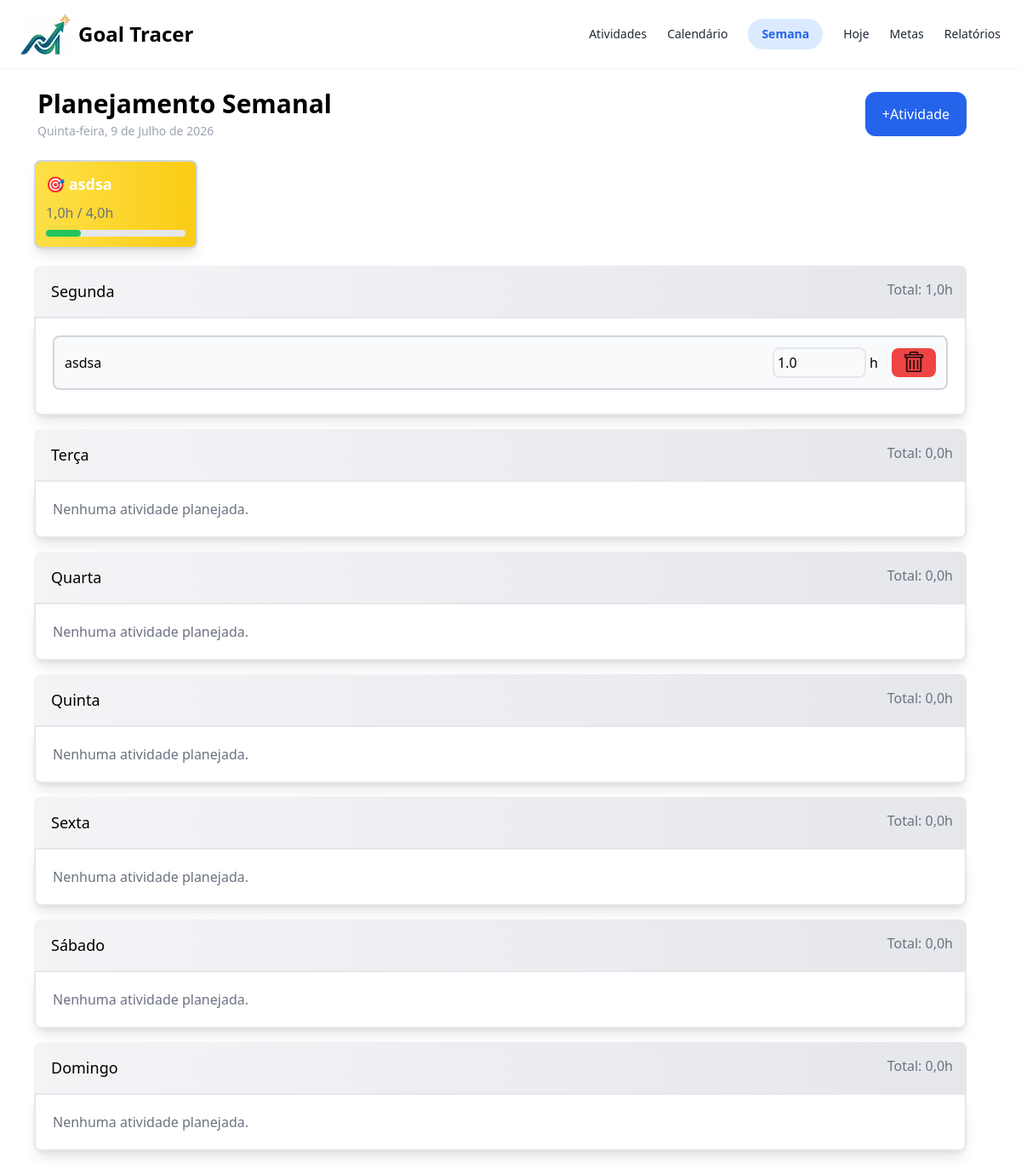
The app's page /, older data.
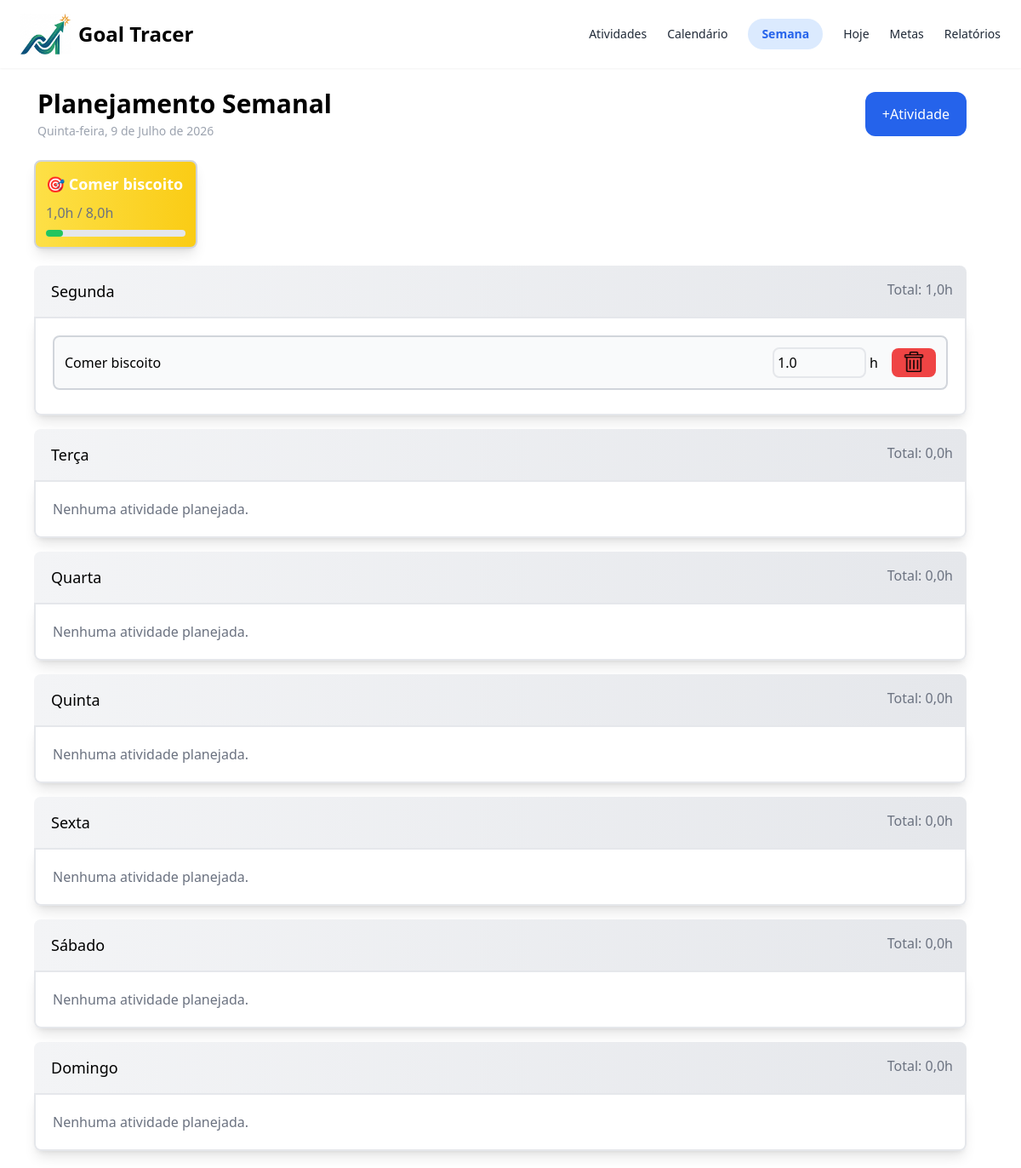
The same page, newer data.
### home/models.py (models this page shows, shortened)
class Meta(models.Model):
    semana = models.BigIntegerField(default=1)
    meta_horas = models.FloatField(default=0.0)
    atividade = models.ForeignKey(Atividade, on_delete=models.CASCADE, related_name="vinculos_metas")

class Atividade(models.Model):
    nome = models.CharField(max_length=200, unique=True) # unique=True evita nomes duplicados

class AtividadeDoDia(models.Model):
    DIAS_CHOICES = [
        ("Segunda", "Segunda"),
        ("Terça", "Terça"),
        ("Quarta", "Quarta"),
        ("Quinta", "Quinta"),
        ("Sexta", "Sexta"),
        ("Sábado", "Sábado"),
        ("Domingo", "Domingo"),
    ]
    semana = models.BigIntegerField(default=1)
    dia_semana = models.CharField(max_length=20, choices=DIAS_CHOICES)
    atividade = models.ForeignKey(Atividade, on_delete=models.CASCADE, related_name="vinculos_dias")
    horas_feitas = models.FloatField(default=0.0)
    class Meta:
        unique_together = ('dia_semana', 'atividade')

### home/views.py (the view)
# urls.py: path("", views.index, name="index"),
def index(request):
    atividades  = Atividade.objects.prefetch_related('vinculos_dias').all()
    vinculos    = AtividadeDoDia.objects.all()
    dias_usados = AtividadeDoDia.objects.values_list("dia_semana",flat=True).distinct()
    dias_vazios = list(set(DIAS)  - set(dias_usados))
    soma_por_dia = defaultdict(float)
    for atividade in vinculos:
        soma_por_dia[atividade.dia_semana] += atividade.horas_feitas
    total_horas_por_dia = [soma_por_dia[dia] for dia in DIAS]
    dias_horas = zip(DIAS, total_horas_por_dia)
    metas, _ = gerar_estatisticas_metas()
    context = {
        "data_formatada": data_formatada(),
        "metas": metas,
        "dias_horas": dias_horas,
        "atividades": atividades,
        "vinculos": vinculos,
        "dias_vazios": dias_vazios,
    }
    return render(request,"home/index.html", context)

### home/views.py (called while the page is built)
def data_formatada():
    hoje_data = timezone.localdate()
    dia_semana_hoje = DIAS[hoje_data.weekday()]
    dias_extenso = {
        "Segunda": "Segunda-feira",
        "Terça": "Terça-feira",
        "Quarta": "Quarta-feira",
        "Quinta": "Quinta-feira",
        "Sexta": "Sexta-feira",
        "Sábado": "Sábado",
        "Domingo": "Domingo",
    }
    meses = ["", "Janeiro", "Fevereiro", "Março", "Abril", "Maio", "Junho",
             "Julho", "Agosto", "Setembro", "Outubro", "Novembro", "Dezembro"]
    data_formatada = f"{dias_extenso[dia_semana_hoje]}, {hoje_data.day} de {meses[hoje_data.month]} de {hoje_data.year}"
    return data_formatada

### templates/home/index.html (shortened to what this page needs)
<!DOCTYPE html>
<html lang="pt-BR">
<head>
	{% load static %}
	{% load l10n %}
	<script src="https://cdn.tailwindcss.com"></script>
</head>
<body>
	<nav class="bg-white-600 flex shadow-sm px-6 py-4 justify-between">
		<div class="flex">
			{% load static %}
			<img src="{% static 'img/small-logo.png' %}" alt="Logo" class="w-[60px] h-auto">
			<h1 class="text-2xl font-bold p-2">Goal Tracer</h1>
		</div>
		<div class="flex items-center gap-6 text-gray-500 text-sm">
			<a href="{% url 'atividades' %}" class="text-gray-800">Atividades</a>
			<a href="{% url 'calendario' %}" class="text-gray-800">Calendário</a>
			<a href="{% url 'index' %}" class="bg-blue-100 text-blue-600 px-4 py-2 rounded-full font-bold">Semana</a>
			<a href="{% url 'hoje' %}" class="text-gray-800">Hoje</a>
			<a href="{% url 'metas' %}" class="text-gray-800">Metas</a>
			<a href="{% url 'relatorios' %}" class="text-gray-800">Relatórios</a>
		</div>
	</nav>
	<div>
		<div class="grid grid-cols-2 gap-4 m-6">
			<div class="pl-5">
				<h2 class="text-3xl font-bold">Planejamento Semanal</h2>
				<p class="text-gray-400 text-sm mt-1">{{ data_formatada }}</p>
			</div>
			<div class="flex justify-end pr-10 py-1">
				<button class="bg-blue-600 text-white rounded-xl px-5 py-1.5 hover:scale-110 duration-200 ease-in-out" id="botao_nova_atividade">+Atividade</button>
			</div>
		</div>
		<div class="flex gap-4 ml-10">
			{% for meta in metas %}
				<div class="w-48 flex-shrink-0 bg-gradient-to-r from-yellow-300 to-yellow-400 border-2 border-gray-300 shadow-lg rounded-lg p-3">
						<p class="text-white text-lg font-bold mb-2">🎯 {{ meta.atividade.nome }}</p>
						<span id="horas_meta_{{ meta.id }}" class="text-gray-500 ml-auto" >{{ meta.horas_semana }}h</span>
						<span class="text-gray-500 ml-auto" >/ {{ meta.meta_horas }}h</span>
						 <div class="w-full bg-gray-200 h-2 rounded-full mt-2">
							<div id="percentual_meta_{{ meta.id }}" class="bg-green-500 h-2 rounded-full w-[{{ meta.percentual }}%]"></div>
						</div>
				</div>
				{% empty %}
				<div class="w-48 flex-shrink-0 bg-gradient-to-r from-gray-100 to-gray-200 border-2 border-gray-300 shadow-lg rounded-lg p-3">
					<p class="text-gray-500 text-base mb-2">Sem metas definidas...</p>
				</div>
			{% endfor %}
		</div>
	</div>
		<div class="grid grid-cols-1 gap-4 pl-10 pr-16 py-5">
			{% for dia, total_horas in dias_horas %}
				<div>
					<div class="flex bg-gradient-to-r from-gray-100 to-gray-200 text-black rounded-t-lg pl-5 pr-4 py-4">
						<p class="text-lg">{{ dia }}</p>
						<p class="text-gray-500 ml-auto" id="total_horas_{{ dia }}">Total: {{ total_horas }}h</p>
					</div>
					<div class="p-5 rounded-b-lg border-2 shadow-lg" id="div_body_atividade_{{ dia }}">
						{% if dia in dias_vazios %}
							<p class="text-gray-500">Nenhuma atividade planejada.</p>
						{% else %}
							{% for vinculo in vinculos %}
								{% if vinculo.dia_semana == dia %}
									<div class="flex items-center gap-3 bg-gray-50 border-gray-300 border-2 rounded-lg p-3 mb-2" id="div_atividade_{{ vinculo.id }}">
										<p>{{ vinculo.atividade.nome }}</p>
										<div class="flex justify-end items-center gap-1 ml-auto">
											{% localize off %}
											<input type="number" data-vinculo="{{ vinculo.id }}" value="{{ vinculo.horas_feitas }}" min="0" max="24" step="0.5" class="ml-auto border-2 rounded-lg bg-gray-50 p-1">
											{% endlocalize %}
											<p>h</p>
											<div id="botao_deletar_{{ vinculo.id }}" class="hover:scale-110 duration-200 ease-in-out bg-red-500 text-white rounded-lg px-3 pt-1 ml-3">
												<input type="image" src="{% static 'img/trash-icon.png' %}" alt="Lixeira" class="w-7 h-6"/>
											</div>
										</div>
									</div>
								{% endif %}
							{% endfor %}
						{% endif %}
					</div>
				</div>
			{% endfor %}
		</div>
</body>
</html>

Row changes from the older to the newer data that the page shows:
removed Meta: atividade.nome "asdsa", horas_semana "1,0", meta_horas "4,0"
removed AtividadeDoDia: atividade.nome "asdsa", horas_feitas "1.0"
added Meta: atividade.nome "Comer biscoito", horas_semana "1,0", meta_horas "8,0"
added AtividadeDoDia: atividade.nome "Comer biscoito", horas_feitas "1.0"
